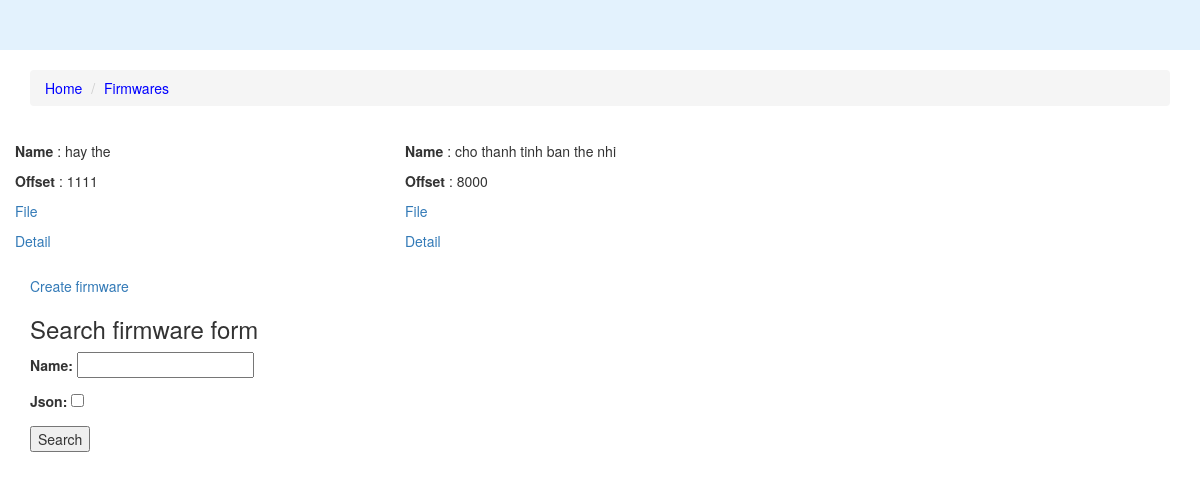
/firmware, run on an earlier commit of the app's database.
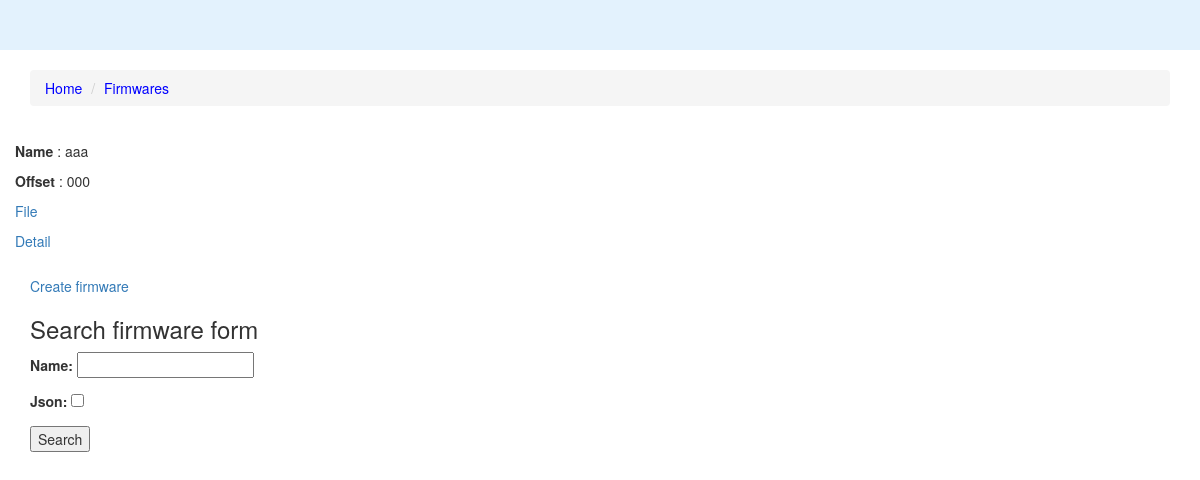
And on a later commit of the database.
### firmware/models/Firmware.py (models this page shows)
class Firmware(models.Model):
    name = models.CharField(max_length=300)
    file = models.FileField(upload_to='')
    offset = models.CharField(max_length=8)
    code = models.ForeignKey(Code, on_delete=models.DO_NOTHING, null=True)
    class Meta:
        ordering = ['-id']

### firmware/views/FirmwareView.py (the view, shortened to what this page needs)
# urls.py: url(r'^firmware$', FirmwareView.as_view(), name='firmware'),
@method_decorator([csrf_exempt], name='dispatch')
class FirmwareView(View):
    template_name = 'firmware/firmware.html'
    def get_firmwares(self):
        objects = Firmware.objects.all()
        return objects
    def get(self, request):
        firmwares = self.get_firmwares()
        context = {
            'firmwares': firmwares,
            'search_firmware_form': FirmwareSearchForm()
        }
        return TemplateResponse(request, self.template_name, context)

### firmware/forms/FirmwareSearchForm.py
class FirmwareSearchForm(forms.Form):
    name = forms.CharField()
    json = forms.BooleanField(required=False)

### templates/firmware/firmware.html (shortened to what this page needs)
{% extends 'includes/layout.html' %}
{% load static %}
{% load humanize %}
{% load mathfilters %}
{% block content %}
    <div class="row">
        {% for firmware in firmwares %}
            <div class='col-lg-4' style='margin: 15px 0'>
                <div class="row">
                    <p> <strong> Name </strong>: {{firmware.name}} </p>
                    <p> <strong> Offset </strong>: {{firmware.offset}} </p>
                    <p> <a href='/media/{{ firmware.file }}' /> File </a> </p>
                    <p> <a href='{% url 'firmware:firmware-detail' firmware.id %}'> Detail </a> </p>
                </div>
            </div>
        {% endfor %}
    </div>
    <a href='{% url 'firmware:create-firmware' %}' class='button'>Create firmware</a>
    {% if search_firmware_form %}
        <h3> Search firmware form </h3>
        <form method='post'>{% csrf_token %}
            {{ search_firmware_form.as_p }}
            <button type='submit'> Search </button>
        </form>
    {% endif %}
{% endblock %}

What changed in the data, as far as the page shows it:
removed Firmware: name "hay the", offset "1111"
removed Firmware: name "cho thanh tinh ban the nhi", offset "8000"
added Firmware: name "aaa", offset "000"
